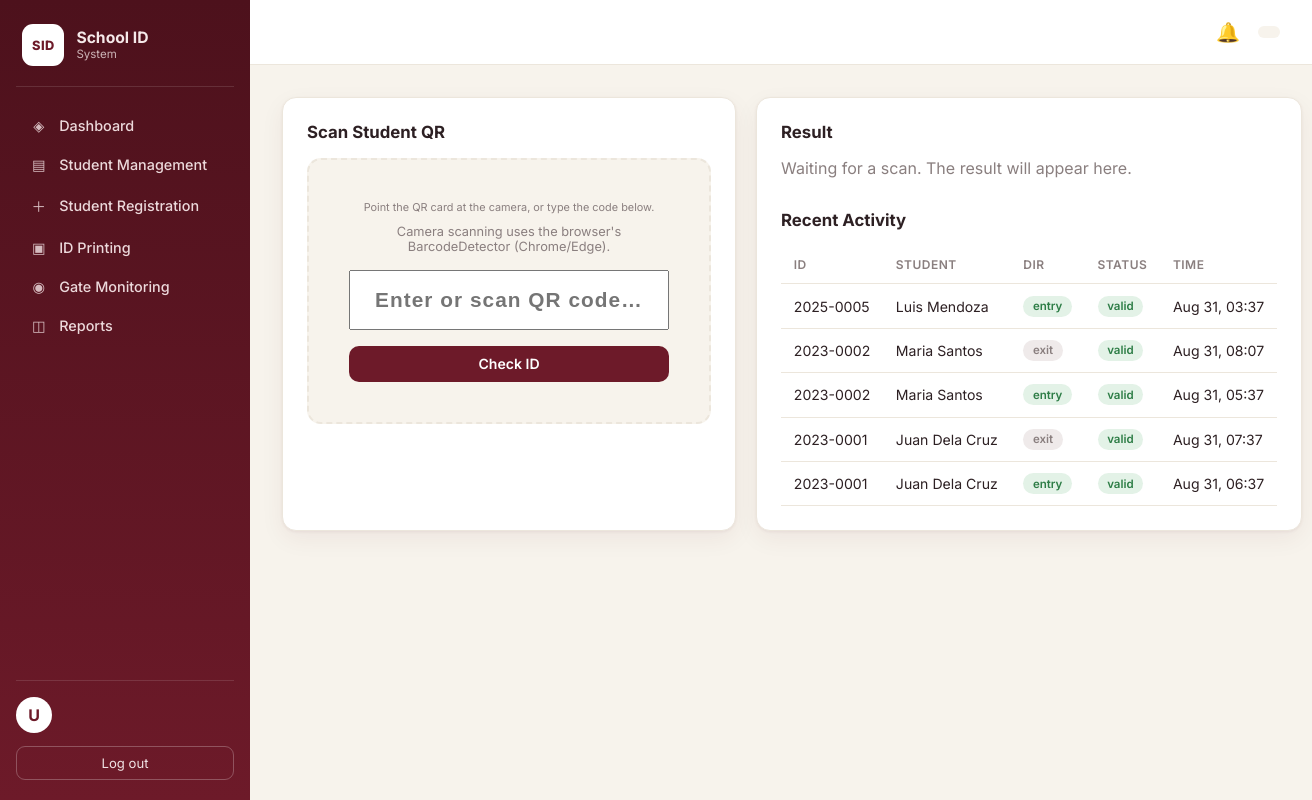
Page /gate.php (signed in) on the committed database.
### tables this page shows
CREATE TABLE IF NOT EXISTS gate_logs (
  id            INT AUTO_INCREMENT PRIMARY KEY,
  student_id    INT NOT NULL,
  id_number     VARCHAR(30) NOT NULL,
  direction     ENUM('entry','exit') NOT NULL,
  scanned_at    TIMESTAMP DEFAULT CURRENT_TIMESTAMP,
  guard_id      INT,
  status        ENUM('valid','invalid','expired','blocked','unauthorized') NOT NULL DEFAULT 'valid',
  CONSTRAINT fk_log_student FOREIGN KEY (student_id) REFERENCES students(id)
                    ON DELETE CASCADE
);

CREATE TABLE IF NOT EXISTS students (
  id            INT AUTO_INCREMENT PRIMARY KEY,
  student_no    VARCHAR(30) NOT NULL UNIQUE,
  full_name     VARCHAR(150) NOT NULL,
  email         VARCHAR(150),
  phone         VARCHAR(30),
  course        VARCHAR(100),
  year_level    VARCHAR(20),
  section       VARCHAR(50),
  address       VARCHAR(255),
  photo_path    VARCHAR(255) DEFAULT NULL,
  status        ENUM('pending','approved','rejected') NOT NULL DEFAULT 'pending',
  registered_by INT,
  created_at    TIMESTAMP DEFAULT CURRENT_TIMESTAMP,
  CONSTRAINT fk_student_reg FOREIGN KEY (registered_by) REFERENCES users(id)
                    ON DELETE SET NULL
);

### includes/config.php (called while the page is built, shortened)
<?php
function db(): PDO
{
    static $pdo = null;
    if ($pdo === null) {
        $dsn = 'mysql:host=' . DB_HOST . ';port=' . DB_PORT . ';dbname=' . DB_NAME . ';charset=utf8mb4';
        $pdo = new PDO($dsn, DB_USER, DB_PASS, [
            PDO::ATTR_ERRMODE => PDO::ERRMODE_EXCEPTION,
            PDO::ATTR_DEFAULT_FETCH_MODE => PDO::FETCH_ASSOC,
            PDO::ATTR_EMULATE_PREPARES => false,
        ]);
    }
    return $pdo;
}

### includes/functions.php (called while the page is built, shortened)
<?php
require_once __DIR__ . '/config.php';
function e(?string $value): string
{
    return htmlspecialchars((string)$value, ENT_QUOTES, 'UTF-8');
}

### public/gate.php (the view, shortened to what this page needs)
<?php
require_once __DIR__ . '/../includes/functions.php';
$result = null;
$recent = db()->query("SELECT gl.direction, gl.status, gl.scanned_at, s.full_name, gl.id_number
                       FROM gate_logs gl JOIN students s ON s.id=gl.student_id
                       ORDER BY gl.id DESC LIMIT 12")->fetchAll();
?>
<?php include __DIR__ . '/../includes/header.php'; ?>
<div class="grid grid-2">
  <div class="card">
    <div class="section-title">Scan Student QR</div>
    <div class="gate-screen">
      <div class="id-field-qr" style="margin-bottom:.5rem">Point the QR card at the camera, or type the code below.</div>
      <p class="muted" style="font-size:.8rem;margin:.6rem 0">Camera scanning uses the browser's BarcodeDetector (Chrome/Edge).</p>
      <form method="post" class="mt-1">
        <input type="text" name="qr" id="qrinput" class="gate-input" placeholder="Enter or scan QR code…" autofocus>
        <button class="btn btn-primary btn-block mt-1" type="submit">Check ID</button>
      </form>
    </div>
  </div>
  <div class="card">
    <div class="section-title">Result</div>
    <?php if ($result): ?>
      <div class="result-box <?= $result['class'] ?>">
        <div style="font-size:1.3rem"><?= e($result['title']) ?></div>
        <div style="font-weight:500;margin-top:.4rem;font-size:.95rem"><?= e($result['detail']) ?></div>
      </div>
    <?php else: ?>
      <p class="muted" style="margin-top:.5rem">Waiting for a scan. The result will appear here.</p>
    <?php endif; ?>
    <div class="section-title mt-2">Recent Activity</div>
    <div class="table-wrap">
      <table>
        <thead><tr><th>ID</th><th>Student</th><th>Dir</th><th>Status</th><th>Time</th></tr></thead>
        <tbody>
        <?php foreach ($recent as $r): ?>
          <tr>
            <td><?= e($r['id_number']) ?></td>
            <td><?= e($r['full_name']) ?></td>
            <td><span class="pill <?= $r['direction']==='entry'?'pill-green':'pill-gray' ?>"><?= e($r['direction']) ?></span></td>
            <td><span class="pill <?= $r['status']==='valid'?'pill-green':'pill-red' ?>"><?= e($r['status']) ?></span></td>
            <td><?= e(date('M d, H:i', strtotime($r['scanned_at']))) ?></td>
          </tr>
        <?php endforeach; ?>
        </tbody>
      </table>
    </div>
  </div>
</div>
<?php include __DIR__ . '/../includes/footer.php'; ?>

### public/assets/css/style.css (style rules this page uses)
:root { --maroon: #6d1a29; --maroon-dark: #4d111c; --maroon-soft: #7b1f2a; --beige: #f7f3ec; --card: #ffffff; --ink: #2d2023; --muted: #8a7f7f; --line: #ece6dc; --green: #2d7d46; --red: #b3261e; --amber: #9a6700; --radius: 14px; --shadow: 0 1px 3px rgba(77,17,28,.06), 0 8px 24px rgba(77,17,28,.06); }
* { box-sizing: border-box; }
body { margin: 0; font-family: 'Inter', system-ui, sans-serif; background: var(--beige); color: var(--ink); -webkit-font-smoothing: antialiased; }
.card { background: var(--card); border: 1px solid var(--line); border-radius: var(--radius); box-shadow: var(--shadow); padding: 1.5rem; }
.grid { display: grid; gap: 1.25rem; }
.grid-2 { grid-template-columns: repeat(2, 1fr); }
.section-title { font-weight: 700; font-size: 1.05rem; margin-bottom: 1rem; }
.table-wrap { overflow-x: auto; }
table { width: 100%; border-collapse: collapse; font-size: .88rem; }
th, td { text-align: left; padding: .7rem .8rem; border-bottom: 1px solid var(--line); white-space: nowrap; }
th { color: var(--muted); font-weight: 600; font-size: .75rem; text-transform: uppercase; letter-spacing: .04em; }
.pill { display: inline-block; padding: .22rem .6rem; border-radius: 999px; font-size: .72rem; font-weight: 600; }
.pill-green { background: #e3f2e7; color: var(--green); }
.pill-gray { background: #efeaea; color: var(--muted); }
.btn { display: inline-flex; align-items: center; justify-content: center; gap: .4rem; border: none; cursor: pointer; padding: .6rem 1.1rem; border-radius: 10px; font-weight: 600; font-size: .88rem; transition: filter .15s, transform .05s; font-family: inherit; }
.btn-primary { background: var(--maroon); color: #fff; }
.btn-block { width: 100%; }
.gate-screen { background: var(--beige); border: 2px dashed var(--line); border-radius: var(--radius); padding: 2.5rem; text-align: center; }
.gate-input { font-size: 1.3rem; text-align: center; letter-spacing: .05em; font-weight: 700 !important; padding: 1rem !important; }
.id-field-qr { text-align: center; font-size: .68rem; color: var(--muted); }
.muted { color: var(--muted); }
.mt-1 { margin-top: 1rem; }
.mt-2 { margin-top: 2rem; }

### rows in the picture
gate_logs: id_number "2025-0005", student.full_name "Luis Mendoza", direction "entry", status "valid", scanned_at "Aug 31, 03:37"
gate_logs: id_number "2023-0002", student.full_name "Maria Santos", direction "exit", status "valid", scanned_at "Aug 31, 08:07"
gate_logs: id_number "2023-0002", student.full_name "Maria Santos", direction "entry", status "valid", scanned_at "Aug 31, 05:37"
gate_logs: id_number "2023-0001", student.full_name "Juan Dela Cruz", direction "exit", status "valid", scanned_at "Aug 31, 07:37"
gate_logs: id_number "2023-0001", student.full_name "Juan Dela Cruz", direction "entry", status "valid", scanned_at "Aug 31, 06:37"

### other values in the picture
substr($__user['full_name'] ?? 'U',0,1) "U"
